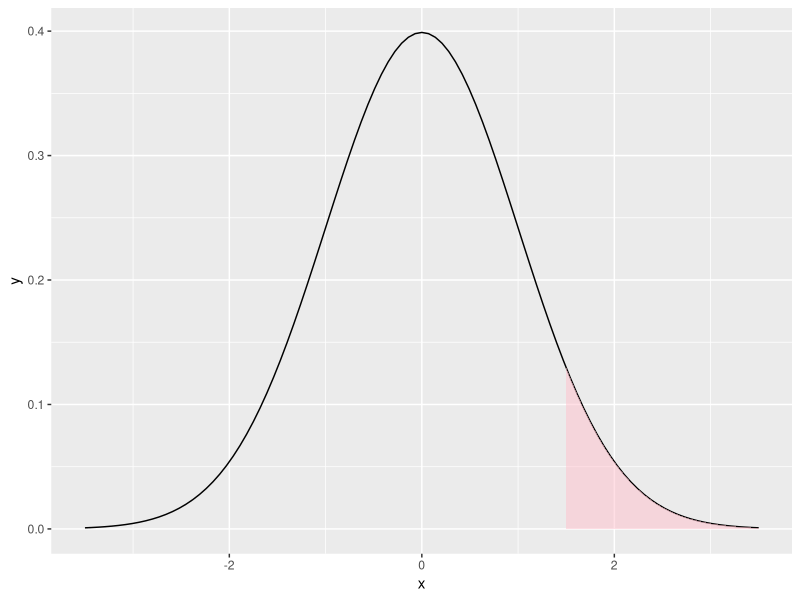
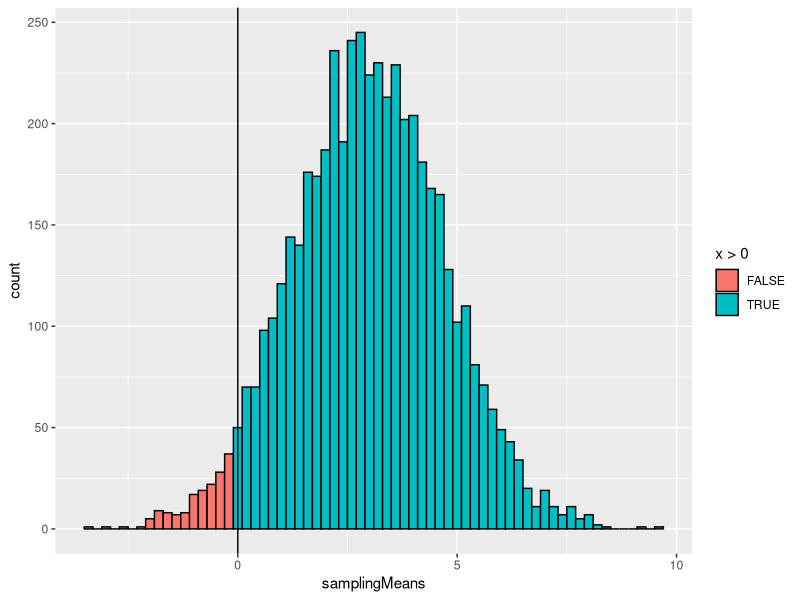
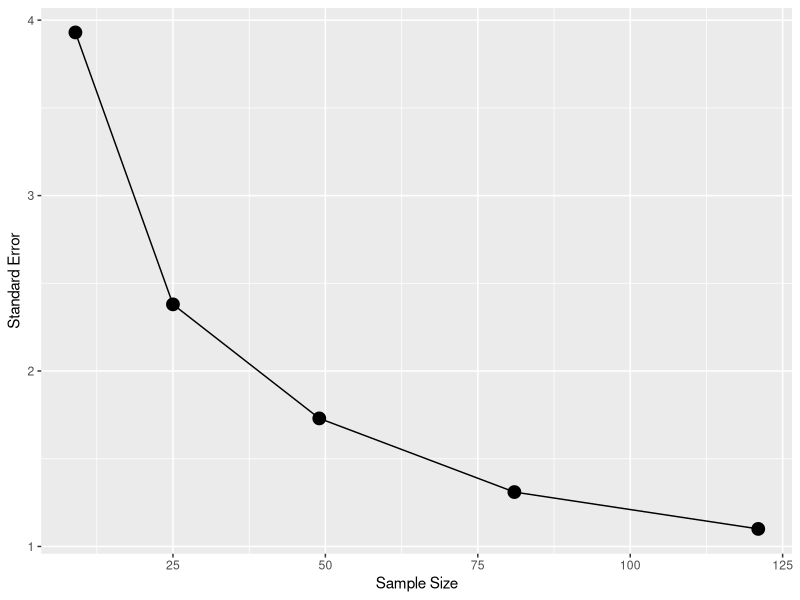
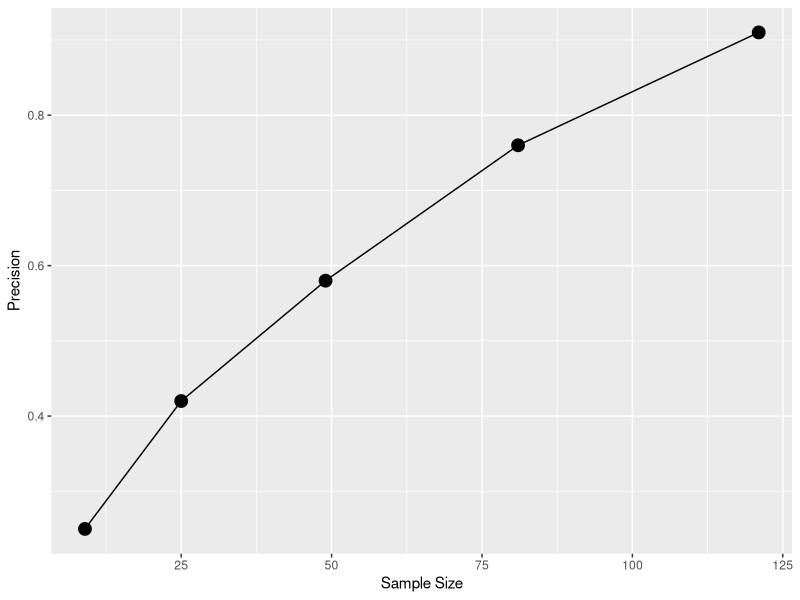
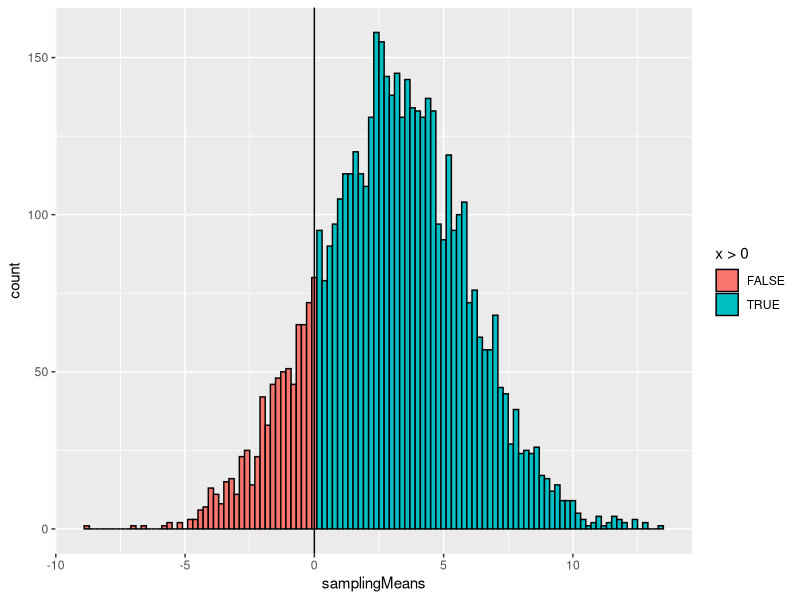
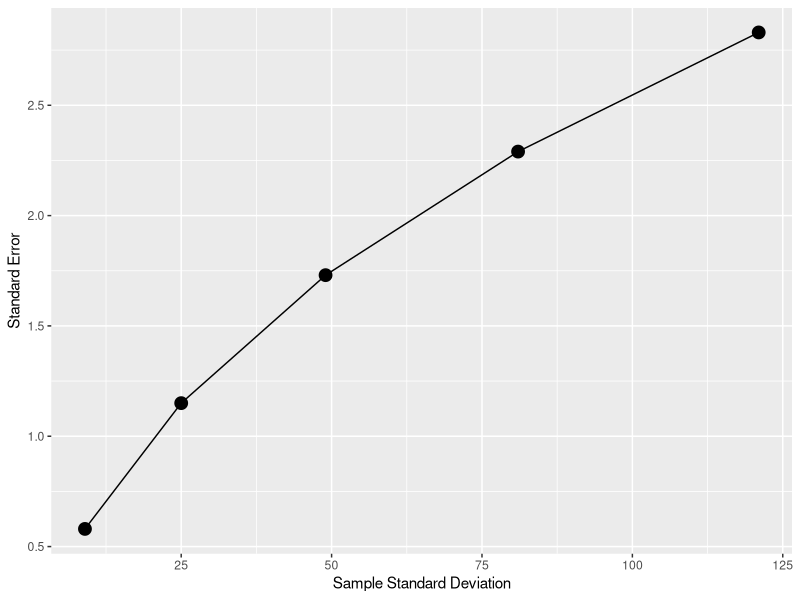
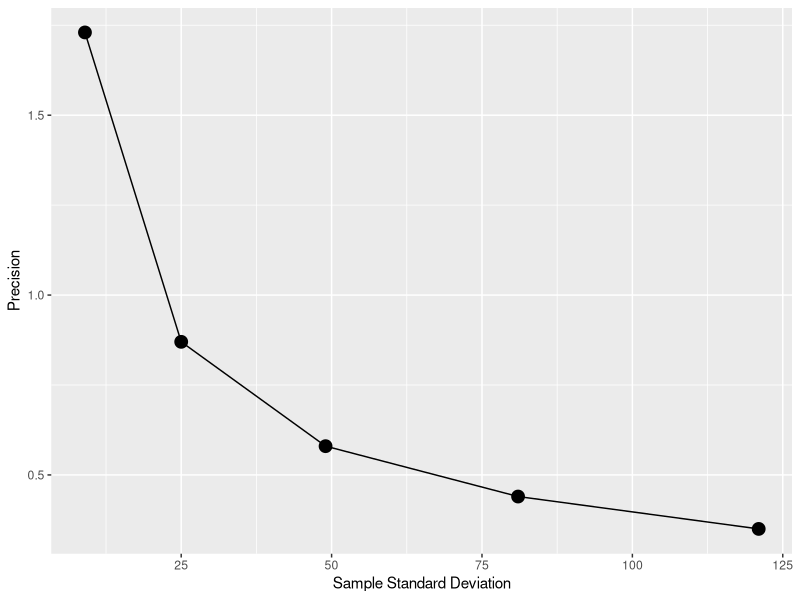

Reproduce these figures in R, in order.
## ---- chunk 1
# hit the little play triangle now
1 + 1 
## ---- chunk 2
library(tidyverse)
## ---- chunk 3
absXLim = 3.5
z <-  1.5
xAx <- tibble(x = c(-absXLim, absXLim)) # x axis limits
  # make foundational plot
  basePlot <- ggplot(xAx, aes(x = x)) + 
    stat_function(fun = dnorm)
  # make shaded area
  theXLim <- c(z, absXLim)
  fullPlot <- basePlot + 
      stat_function(fun = dnorm,
                    xlim = theXLim, 
                    geom = "area",
                    fill = "pink", alpha = 0.5)
show(fullPlot)
## ---- chunk 4
samp_size <- 49
samp_std_dev <- 12
## ---- chunk 5
sampMean <- 3
sampData <- replicate(5000, rnorm(samp_size, mean = sampMean, sd = samp_std_dev))
samplingMeans <- colMeans(sampData)
## ---- chunk 6
smpMeanTib <- tibble(samplingMeans)
basicPlot <- ggplot() +
    geom_histogram(data = smpMeanTib,
                   aes(x = samplingMeans, fill = after_stat(x > 0)), 
                   binwidth = 0.2, 
                   color = "black")
                   
fullPlot <- basicPlot +
  geom_vline(xintercept = 0)

show(fullPlot)
## ---- chunk 7
OurStdErr <- sd(samplingMeans)
OurPrecision <- 1/OurStdErr

print(sprintf("For an n of %.2f", samp_size))
print(sprintf("Standard error is %.2f", OurStdErr))
print(sprintf("Precision is %.2f", OurPrecision))
## ---- chunk 8
allSampSizes <- c(9, 25, 49, 81, 121)
allStdErrs <- c(3.93, 2.38, 1.73, 1.31, 1.10)
allPrecisions <- c(0.25, 0.42, 0.58, 0.76, 0.91)
## ---- chunk 9
stdErrTib <- tibble(allSampSizes = allSampSizes, allStdErrs = allStdErrs)

stdErrPlot <- stdErrTib %>% 
  ggplot(aes(x = allSampSizes, y = allStdErrs)) + 
  geom_point(size = 4) + 
  geom_line() + 
  xlab("Sample Size") +
  ylab("Standard Error")
show(stdErrPlot)
## ---- chunk 10
precisionTib <- tibble(allSampSizes = allSampSizes, allStdErrs = allStdErrs)

precisionPlot <- stdErrTib %>% 
  ggplot(aes(x = allSampSizes, y = allPrecisions)) + 
  geom_point(size = 4) + 
  geom_line() + 
  xlab("Sample Size") +
  ylab("Precision")
show(precisionPlot)
## ---- chunk 11
samp_size <- 49
samp_std_dev <- 20
## ---- chunk 12
sampMean <- 3
sampData <- replicate(5000, rnorm(samp_size, mean = sampMean, sd = samp_std_dev))
samplingMeans <- colMeans(sampData)
## ---- chunk 13
smpMeanTib <- tibble(samplingMeans)
basicPlot <- ggplot() +
    geom_histogram(data = smpMeanTib,
                   aes(x = samplingMeans, fill = after_stat(x > 0)), 
                   binwidth = 0.2, 
                   color = "black")
                   
fullPlot <- basicPlot +
  geom_vline(xintercept = 0)

show(fullPlot)
## ---- chunk 14
OurStdErr <- sd(samplingMeans)
OurPrecision <- 1/OurStdErr

print(sprintf("For an sd of %.2f", samp_std_dev))
print(sprintf("Standard error is %.2f", OurStdErr))
print(sprintf("Precision is %.2f", OurPrecision))
## ---- chunk 15
allSampSDs <- c(4, 8, 12, 16, 20)
allStdErrs <- c(0.58, 1.15, 1.73, 2.29, 2.83)
allPrecisions <- c(1.73, 0.87, 0.58, 0.44, 0.35)
## ---- chunk 16
stdErrTib <- tibble(allSampSizes = allSampSizes, allStdErrs = allStdErrs)

stdErrPlot <- stdErrTib %>% 
  ggplot(aes(x = allSampSizes, y = allStdErrs)) + 
  geom_point(size = 4) + 
  geom_line() + 
  xlab("Sample Standard Deviation") +
  ylab("Standard Error")
show(stdErrPlot)
## ---- chunk 17
precisionTib <- tibble(allSampSizes = allSampSizes, allStdErrs = allStdErrs)

precisionPlot <- stdErrTib %>% 
  ggplot(aes(x = allSampSizes, y = allPrecisions)) + 
  geom_point(size = 4) + 
  geom_line() + 
  xlab("Sample Standard Deviation") +
  ylab("Precision")
show(precisionPlot)
